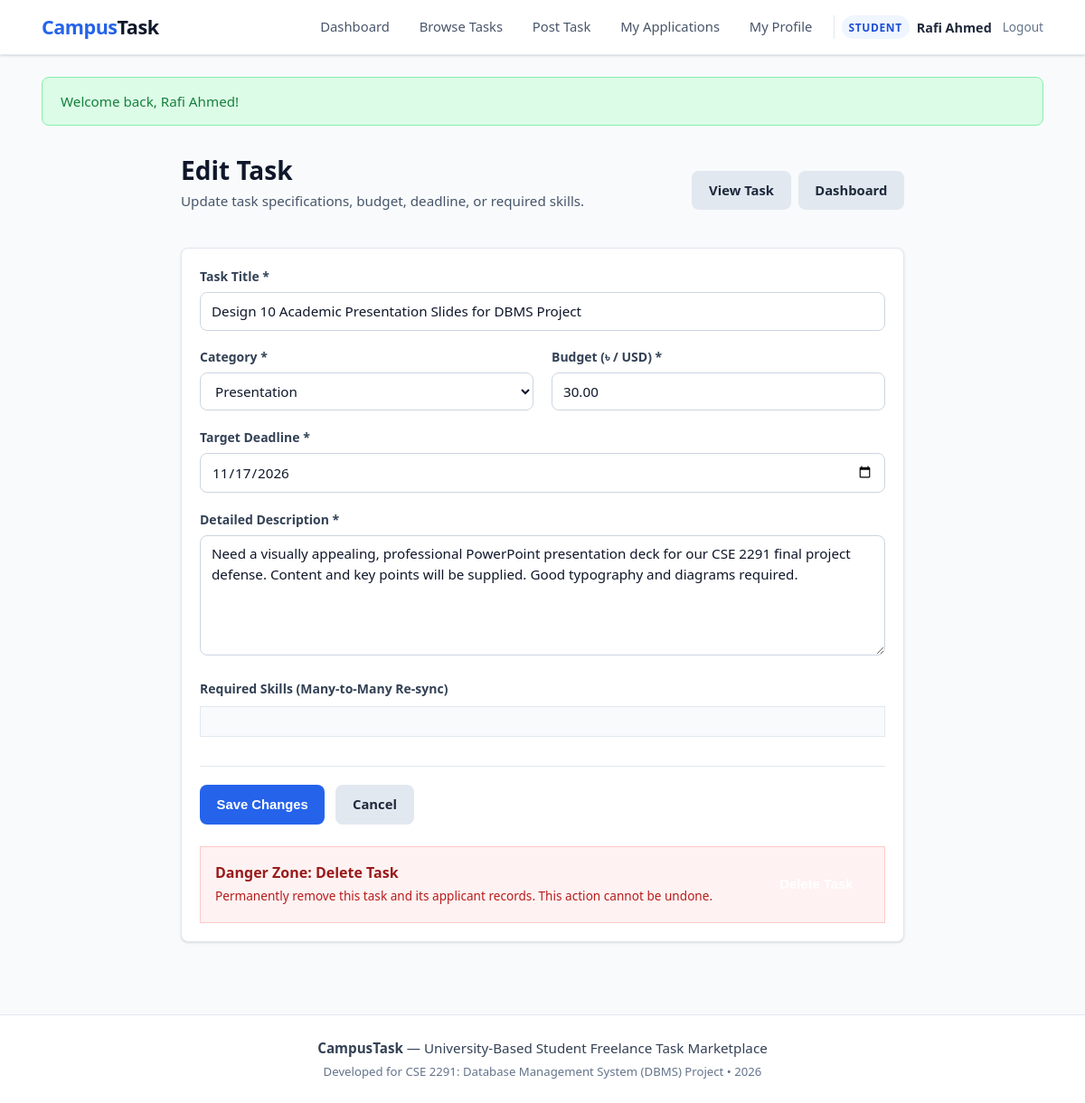
The app's page /student/edit-task.php?id=1 (signed in) with its own data.
### tables this page shows
CREATE TABLE IF NOT EXISTS `tasks` (
    `task_id` INT AUTO_INCREMENT PRIMARY KEY,
    `poster_id` INT NOT NULL,
    `category_id` INT NOT NULL,
    `title` VARCHAR(200) NOT NULL,
    `description` TEXT NOT NULL,
    `budget` DECIMAL(10, 2) NOT NULL DEFAULT 0.00,
    `deadline` DATE NOT NULL,
    `status` ENUM('OPEN', 'IN_PROGRESS', 'COMPLETED', 'CANCELLED') NOT NULL DEFAULT 'OPEN',
    `created_at` DATETIME NOT NULL DEFAULT CURRENT_TIMESTAMP,
    `updated_at` DATETIME NOT NULL DEFAULT CURRENT_TIMESTAMP ON UPDATE CURRENT_TIMESTAMP,
    CONSTRAINT `chk_task_budget_non_negative` CHECK (`budget` >= 0),
    CONSTRAINT `fk_tasks_poster` 
        FOREIGN KEY (`poster_id`) REFERENCES `users` (`user_id`) 
        ON DELETE CASCADE ON UPDATE CASCADE,
    CONSTRAINT `fk_tasks_category` 
        FOREIGN KEY (`category_id`) REFERENCES `categories` (`category_id`) 
        ON DELETE RESTRICT ON UPDATE CASCADE
);

CREATE TABLE IF NOT EXISTS `categories` (
    `category_id` INT AUTO_INCREMENT PRIMARY KEY,
    `category_name` VARCHAR(100) NOT NULL UNIQUE,
    `description` TEXT NULL,
    `created_at` DATETIME NOT NULL DEFAULT CURRENT_TIMESTAMP
);

### config/database.example.php (called while the page is built, shortened)
<?php
function e($value) {
    return htmlspecialchars((string)($value ?? ''), ENT_QUOTES, 'UTF-8');
}

### student/edit-task.php (the view, shortened to what this page needs)
<?php
require_once __DIR__ . '/../includes/auth.php';
$task_id = (int)($_GET['id'] ?? ($_POST['task_id'] ?? 0));
$stmt = $pdo->prepare('SELECT * FROM tasks WHERE task_id = :id LIMIT 1');
$stmt->execute([':id' => $task_id]);
$task = $stmt->fetch();
$categories = $pdo->query('SELECT category_id, category_name FROM categories ORDER BY category_name ASC')->fetchAll();
$title = $task['title'];
$category_id = (int)$task['category_id'];
$budget_raw = $task['budget'];
$deadline = $task['deadline'];
$description = $task['description'];
require_once __DIR__ . '/../includes/header.php';
?>
<div style="max-width: 800px; margin: 2rem auto;">
    <div style="margin-bottom: 1.5rem; display: flex; justify-content: space-between; align-items: center; flex-wrap: wrap; gap: 1rem;">
        <div>
            <h1 style="font-size: 1.75rem; font-weight: 700; color: var(--gray-900); margin-bottom: 0.25rem;">
                Edit Task
            </h1>
            <p style="color: var(--gray-600); font-size: 0.95rem;">
                Update task specifications, budget, deadline, or required skills.
            </p>
        </div>
        <div style="display: flex; gap: 0.5rem;">
            <a href="<?= BASE_URL ?>/student/task-details.php?id=<?= $task_id ?>" class="btn btn-secondary">
                View Task
            </a>
            <a href="<?= BASE_URL ?>/student/dashboard.php" class="btn btn-secondary">
                Dashboard
            </a>
        </div>
    </div>
    <div class="card">
        <div class="card-body">
            <form action="<?= BASE_URL ?>/student/edit-task.php?id=<?= $task_id ?>" method="POST" novalidate>
                <div class="form-group">
                    <label for="title">Task Title <span style="color: var(--danger-color);">*</span></label>
                    <input
                        type="text"
                        id="title"
                        name="title"
                        class="form-control"
                        value="<?= e($title) ?>"
                        required
                    >
                </div>
                <div style="display: grid; grid-template-columns: 1fr 1fr; gap: 1.25rem;">
                    <div class="form-group">
                        <label for="category_id">Category <span style="color: var(--danger-color);">*</span></label>
                        <select id="category_id" name="category_id" class="form-control" required>
                            <?php foreach ($categories as $cat): ?>
                                <option value="<?= (int)$cat['category_id'] ?>" <?= (int)$category_id === (int)$cat['category_id'] ? 'selected' : '' ?>>
                                    <?= e($cat['category_name']) ?>
                                </option>
                            <?php endforeach; ?>
                        </select>
                    </div>
                    <div class="form-group">
                        <label for="budget">Budget (৳ / USD) <span style="color: var(--danger-color);">*</span></label>
                        <input
                            type="number"
                            id="budget"
                            name="budget"
                            class="form-control"
                            step="0.01"
                            min="0"
                            value="<?= e((string)$budget_raw) ?>"
                            required
                        >
                    </div>
                </div>
                <div class="form-group">
                    <label for="deadline">Target Deadline <span style="color: var(--danger-color);">*</span></label>
                    <input
                        type="date"
                        id="deadline"
                        name="deadline"
                        class="form-control"
                        value="<?= e($deadline) ?>"
                        required
                    >
                </div>
                <div class="form-group">
                    <label for="description">Detailed Description <span style="color: var(--danger-color);">*</span></label>
                    <textarea
                        id="description"
                        name="description"
                        rows="5"
                        class="form-control"
                        required
                    ><?= e($description) ?></textarea>
                </div>
                <div class="form-group">
                    <label style="display: block; margin-bottom: 0.5rem;">
                        Required Skills (Many-to-Many Re-sync)
                    </label>
                    <div style="display: grid; grid-template-columns: repeat(auto-fill, minmax(180px, 1fr)); gap: 0.5rem; background-color: var(--gray-50); padding: 1rem; border-radius: var(--radius-md); border: 1px solid var(--gray-200);">
                    </div>
                </div>
                <div style="margin-top: 2rem; display: flex; justify-content: space-between; align-items: center; flex-wrap: wrap; gap: 1rem; border-top: 1px solid var(--gray-200); padding-top: 1.25rem;">
                    <div style="display: flex; gap: 0.75rem;">
                        <button type="submit" class="btn btn-primary">
                            Save Changes
                        </button>
                        <a href="<?= BASE_URL ?>/student/task-details.php?id=<?= $task_id ?>" class="btn btn-secondary">
                            Cancel
                        </a>
                    </div>
                </div>
            </form>
            <div style="margin-top: 1.5rem; padding: 1rem; background-color: #fef2f2; border: 1px solid #fecaca; border-radius: var(--radius-md); display: flex; justify-content: space-between; align-items: center; flex-wrap: wrap; gap: 1rem;">
                <div>
                    <strong style="color: #991b1b; display: block;">Danger Zone: Delete Task</strong>
                    <span style="color: #b91c1c; font-size: 0.85rem;">Permanently remove this task and its applicant records. This action cannot be undone.</span>
                </div>
                <form action="<?= BASE_URL ?>/student/edit-task.php?id=<?= $task_id ?>" method="POST" onsubmit="return confirm('Are you sure you want to permanently delete this task? This action cannot be undone.');">
                    <button type="submit" class="btn" style="background-color: var(--danger-color); color: #fff;">
                    </button>
                </form>
            </div>
        </div>
    </div>
</div>
<?php
require_once __DIR__ . '/../includes/footer.php';
?>

### assets/css/style.css (style rules this page uses)
:root { --primary: #2563eb; --primary-hover: #1d4ed8; --primary-light: #eff6ff; --success: #16a34a; --success-light: #dcfce7; --success-dark: #15803d; --warning: #d97706; --warning-light: #fef3c7; --danger: #dc2626; --danger-light: #fee2e2; --danger-dark: #b91c1c; --info: #0284c7; --info-light: #e0f2fe; --gray-50: #f8fafc; --gray-100: #f1f5f9; --gray-200: #e2e8f0; --gray-300: #cbd5e1; --gray-400: #94a3b8; --gray-500: #64748b; --gray-600: #475569; --gray-700: #334155; --gray-800: #1e293b; --gray-900: #0f172a; --font-sans: system-ui, -apple-system, BlinkMacSystemFont, "Segoe UI", Roboto, "Helvetica Neue", Arial, sans-serif; --border-radius: 8px; --box-shadow: 0 1px 3px 0 rgba(0, 0, 0, 0.1), 0 1px 2px -1px rgba(0, 0, 0, 0.1); --box-shadow-md: 0 4px 6px -1px rgba(0, 0, 0, 0.1), 0 2px 4px -2px rgba(0, 0, 0, 0.1); --box-shadow-lg: 0 10px 15px -3px rgba(0, 0, 0, 0.1), 0 4px 6px -4px rgba(0, 0, 0, 0.1); }
* { box-sizing: border-box; margin: 0; padding: 0; }
body { font-family: var(--font-sans); background-color: var(--gray-50); color: var(--gray-800); line-height: 1.6; min-height: 100vh; display: flex; flex-direction: column; }
h1, h2, h3, h4, h5, h6 { color: var(--gray-900); font-weight: 700; line-height: 1.25; margin-bottom: 0.5rem; }
h1 { font-size: 1.875rem; }
p { margin-bottom: 1rem; }
a { color: var(--primary); text-decoration: none; transition: color 0.15s ease-in-out; }
.btn { display: inline-flex; align-items: center; justify-content: center; font-weight: 600; padding: 0.55rem 1.1rem; font-size: 0.925rem; border-radius: var(--border-radius); border: 1px solid transparent; cursor: pointer; text-decoration: none; transition: background-color 0.15s ease, border-color 0.15s ease, color 0.15s ease; }
.btn-primary { background-color: var(--primary); color: #ffffff; }
.btn-secondary { background-color: var(--gray-200); color: var(--gray-800); }
.card { background-color: #ffffff; border-radius: var(--border-radius); border: 1px solid var(--gray-200); box-shadow: var(--box-shadow); margin-bottom: 1.5rem; overflow: hidden; }
.card-body { padding: 1.25rem; }
.form-group { margin-bottom: 1.15rem; }
.form-group label { display: block; font-size: 0.875rem; font-weight: 600; color: var(--gray-700); margin-bottom: 0.35rem; }
.form-control { width: 100%; padding: 0.55rem 0.75rem; font-size: 0.95rem; font-family: inherit; line-height: 1.5; color: var(--gray-900); background-color: #ffffff; border: 1px solid var(--gray-300); border-radius: var(--border-radius); transition: border-color 0.15s ease, box-shadow 0.15s ease; }
textarea.form-control { resize: vertical; min-height: 90px; }

### records on screen
tasks: title "Design 10 Academic Presentation Slides for DBMS Project", category_id "Presentation", budget "30.00", deadline "11/17/2026", description "Need a visually appealing, professional PowerPoint presentation deck for our CSE 2291 final project defense. Content and key points will be supplied. Good typography and diagrams required."

### other values on screen
$user_name "Rafi Ahmed"
$flash['message'] "Welcome back, Rafi Ahmed!"
